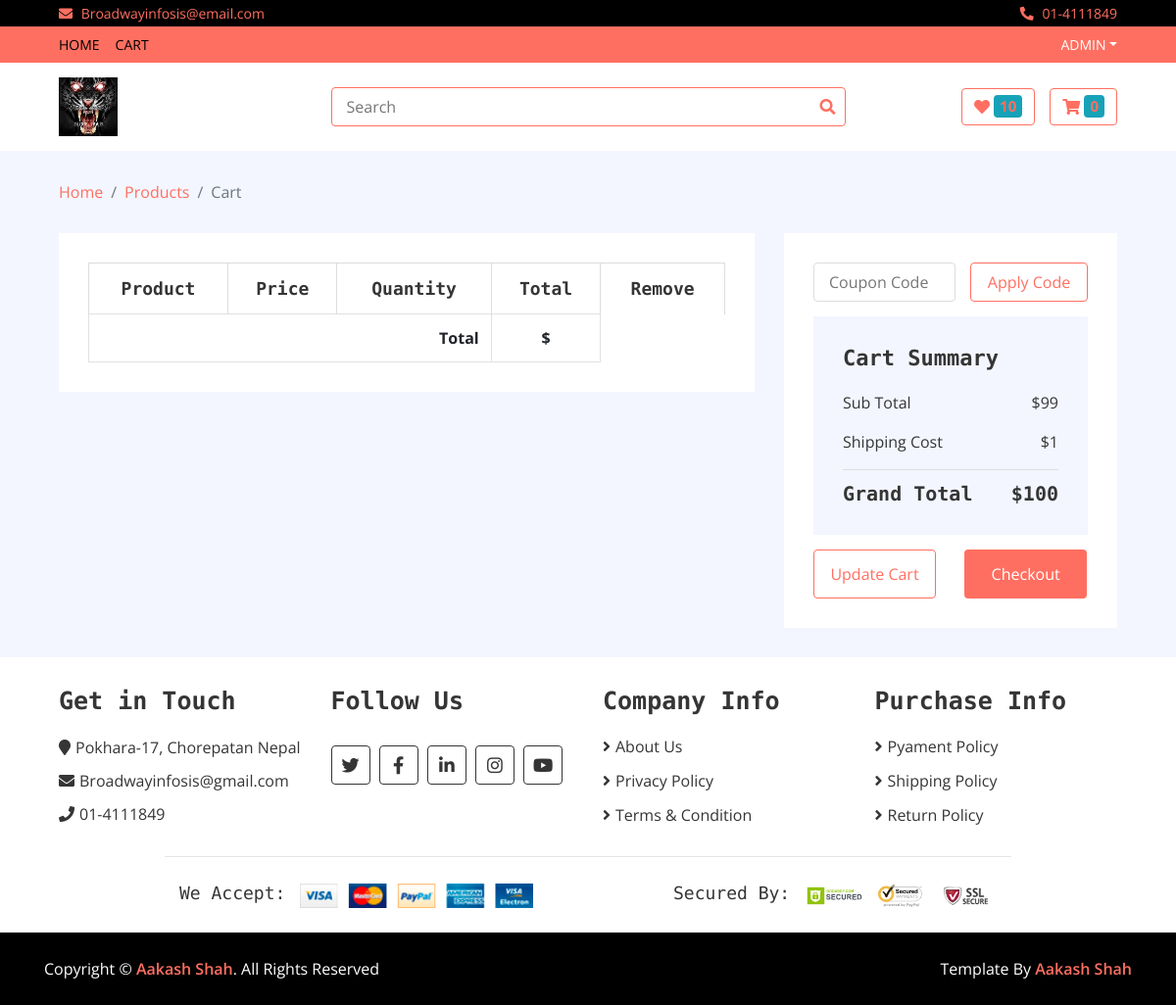
The app's page /cart/my_cart (signed in), older data.
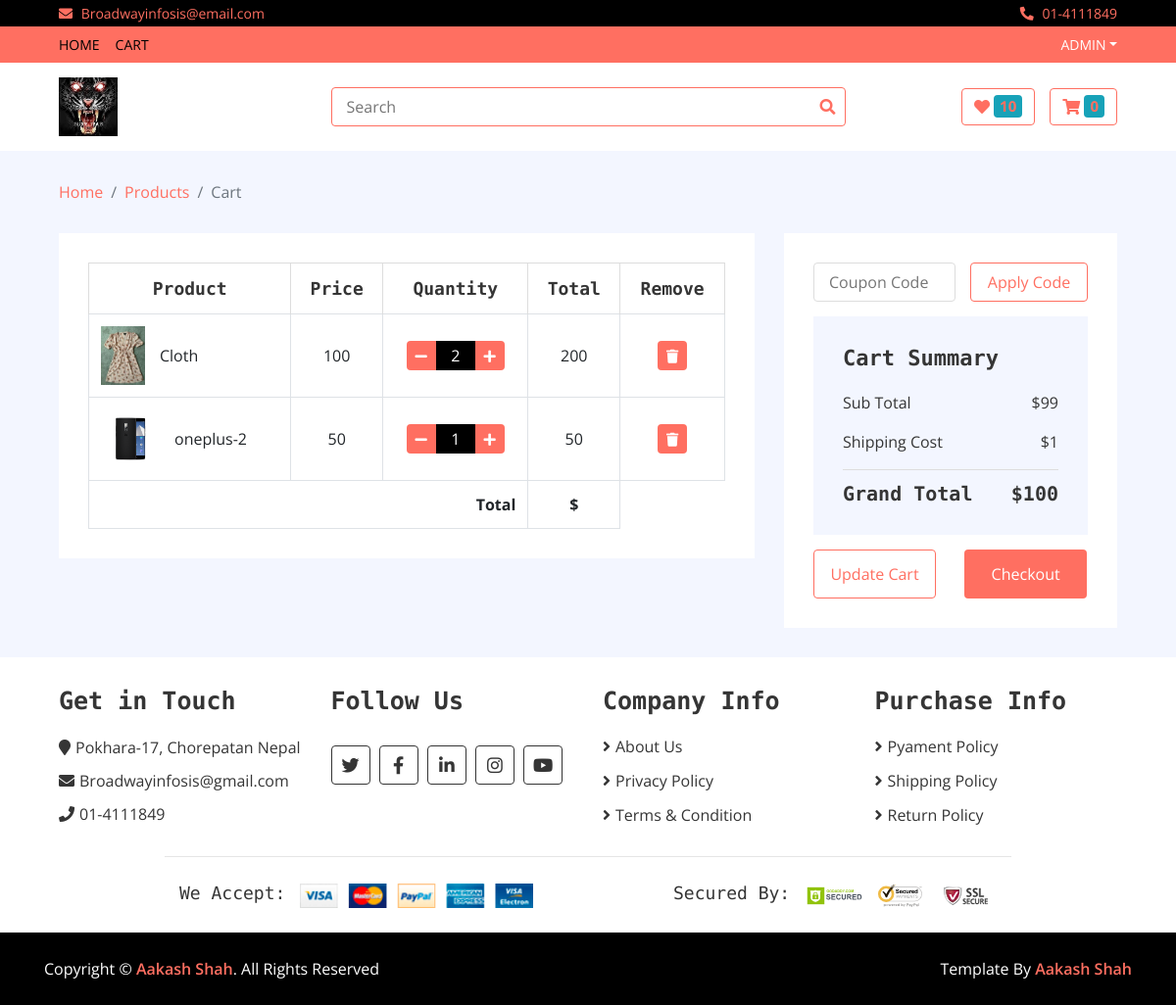
The same page, newer data.
### cart/models.py (models this page shows, shortened)
class Cart(models.Model):
    username = models.CharField(max_length = 400)
    items = models.ForeignKey(Item,on_delete=models.CASCADE)
    slug = models.CharField(max_length = 400)
    quantity = models.IntegerField(default = 1)
    total = models.IntegerField()
    checkout = models.BooleanField(default = False)

### home/models.py (models this page shows, shortened)
class Item(models.Model):
    name = models.CharField(max_length=400)
    price = models.IntegerField()
    discounted_price = models.IntegerField(default=0)
    image = models.ImageField(upload_to='media',null = True)
    status = models.CharField(choices=STATUS, max_length=200)
    category = models.ForeignKey(Category, on_delete=models.CASCADE)
    brand = models.ForeignKey(Brand, on_delete=models.CASCADE)
    label = models.CharField(max_length=200,choices=LABEL,blank=True)
    description = models.TextField(blank=True)
    specification = models.TextField(blank=True)
    slug = models.CharField(max_length=300)

### cart/views.py (the view)
# urls.py: path('my_cart', CartView.as_view(),name = 'my_cart'),
class CartView(BaseView):
    def get(self,request):
        username = request.user.username
        self.views['my_cart'] = Cart.objects.filter(username = username,checkout = False)
        return render(request,'cart.html',self.views)

### home/templates/cart.html (shortened to what the changed rows need)
{% extends 'base.html' %}
{% load static %}
{% block content %}
        <div class="cart-page">
            <div class="container-fluid">
                <div class="row">
                    <div class="col-lg-8">
                        <div class="cart-page-inner">
                            <div class="table-responsive">
                                <table class="table table-bordered">
                                    <thead class="thead-dark">
                                        <tr>
                                            <th>Product</th>
                                            <th>Price</th>
                                            <th>Quantity</th>
                                            <th>Total</th>
                                            <th>Remove</th>
                                        </tr>
                                    </thead>
                                    <tbody class="align-middle">
                                        {% for cart in my_cart %}
                                        <tr>
                                            <td>
                                                <div class="img">
                                                    <a href="#"><img src="{{cart.items.image.url}}" alt="Image"></a>
                                                    <p>{{cart.items.name}}</p>
                                                </div>
                                            </td>
                                            {% if cart.items.discounted_price > 0 %}
                                            <td>{{cart.items.discounted_price}}</td>
                                            {% else %}
                                            <td>{{cart.items.price}}</td>
                                            {% endif %}
                                            <td>
                                                <div class="qty">
                                                    <button class="btn-minus"><i class="fa fa-minus"></i></button>
                                                    <input type="text" value="{{cart.quantity}}">
                                                    <button class="btn-plus"><i class="fa fa-plus"></i></button>
                                                </div>
                                            </td>
                                            <td>{{cart.total}}</td>
                                            <td><a href="/cart/delete_cart/{{cart.items.slug}}"><button><i class="fa fa-trash"></i></button></a></td>
                                        </tr>
                                        {% endfor %}
                                        <tr>
                                            <th colspan="3" class="text-right">Total</th>
                                            <th>${{cart.total}}</th>
                                        </tr>
                                    </tbody>
                                </table>
                            </div>
                        </div>
                    </div>
                    <div class="col-lg-4">
                        <div class="cart-page-inner">
                            <div class="row">
                                <div class="col-md-12">
                                    <div class="cart-summary">
                                        <div class="cart-content">
                                            <h1>Cart Summary</h1>
                                            <h2>Grand Total<span>$100</span></h2>
                                        </div>
                                    </div>
                                </div>
                            </div>
                        </div>
                    </div>
                </div>
            </div>
        </div>
       {% endblock %}

Row changes from the older to the newer data that the page shows:
added Cart: items.image (picture), items.name "Cloth", items.discounted_price "100", quantity "2", total "200"
added Cart: items.image (picture), items.name "oneplus-2", items.discounted_price "50", quantity "1", total "50"
